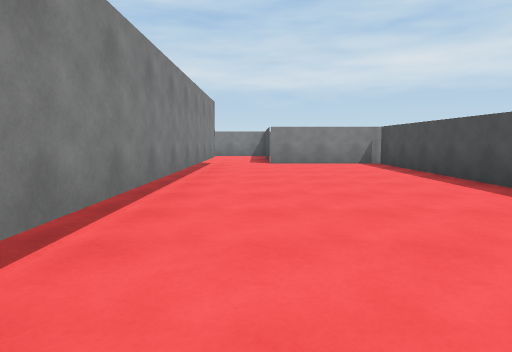
view 1 (above)

19 first-person views from a walk through a Unity game level. The camera is 1.3 m above the floor, tilts 6° down and sees 75° across. The floor is counted in squares, 2 m on a side. Each view is taken from the middle of a square. On the plan, view 1 faces up. The plan holds only what a view shows up to about 10 squares ahead; the rest is blank. The place goes on beyond the plan. The player is left out.

view 2
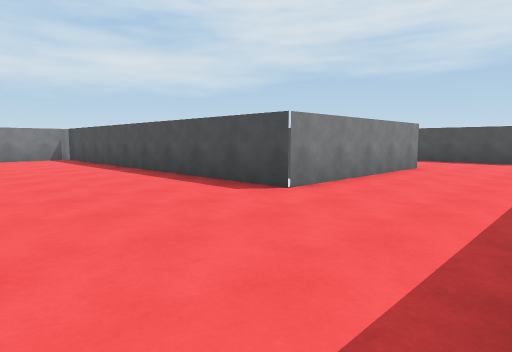

view 3
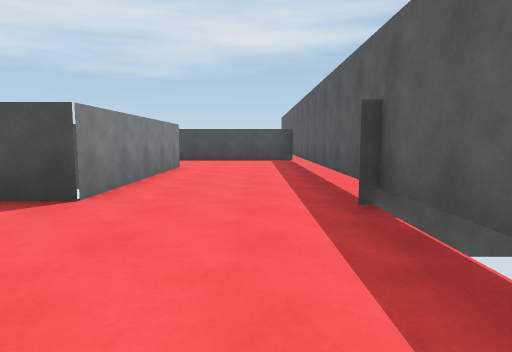

view 4
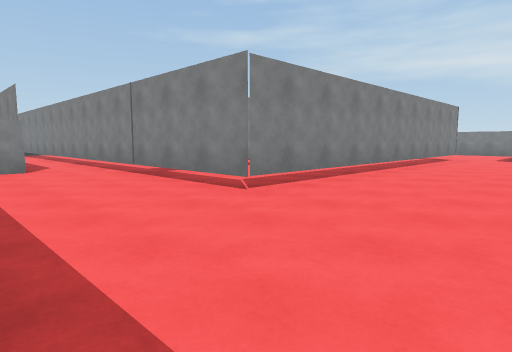

view 5
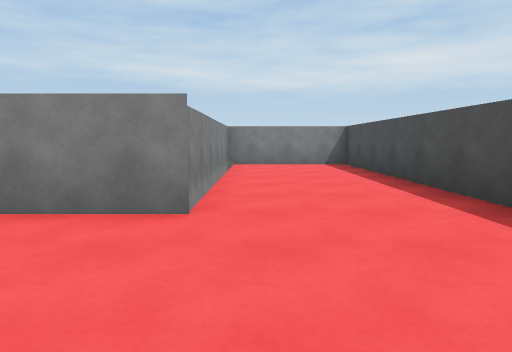

view 6
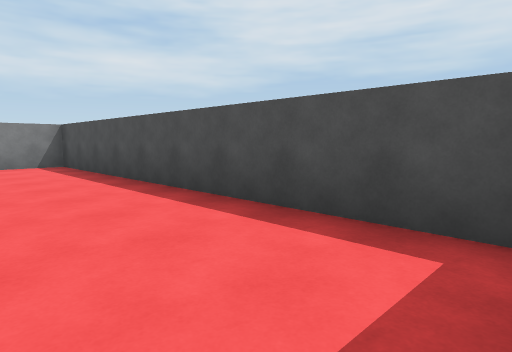

view 7
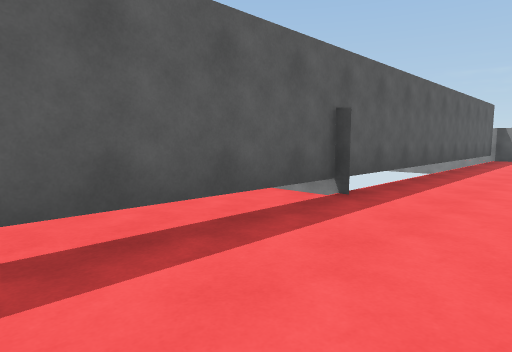

view 8
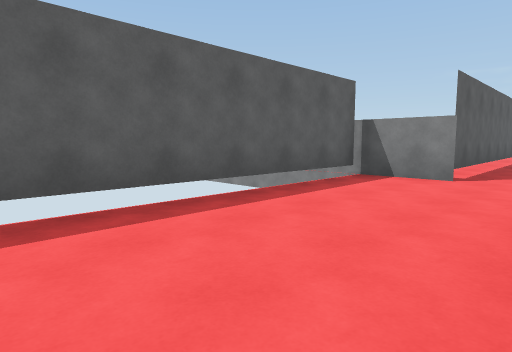

view 9
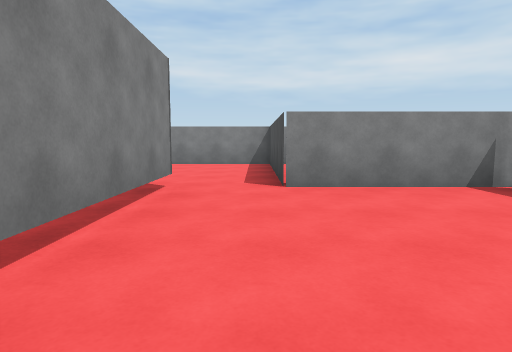

view 10
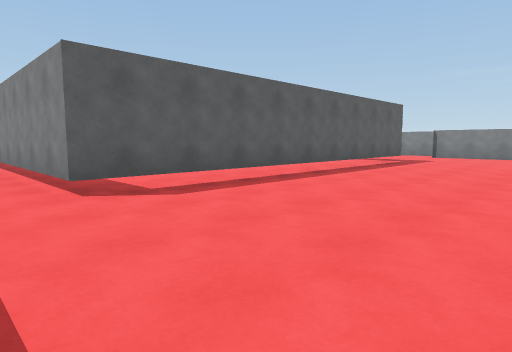

view 11
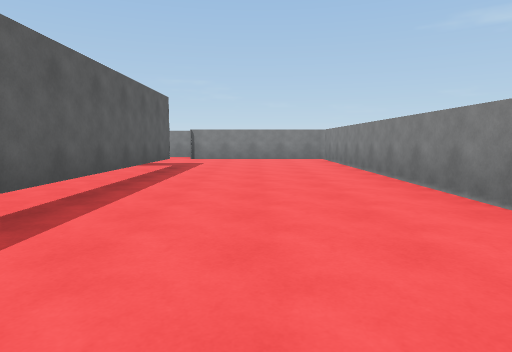

view 12
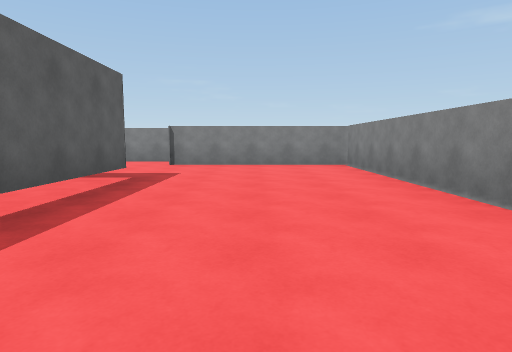

view 13
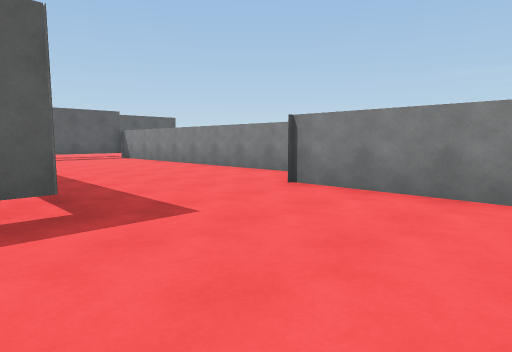

view 14
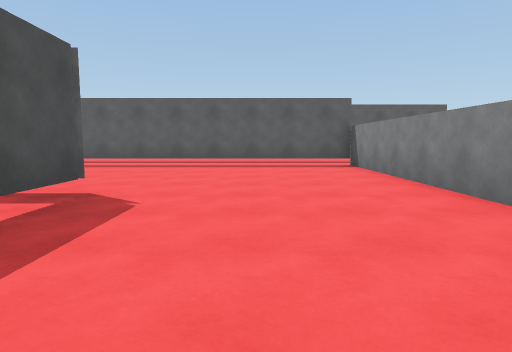

view 15
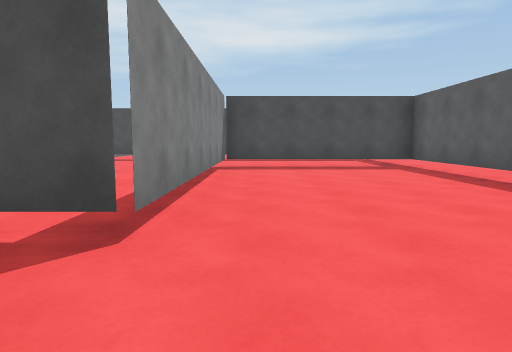

view 16
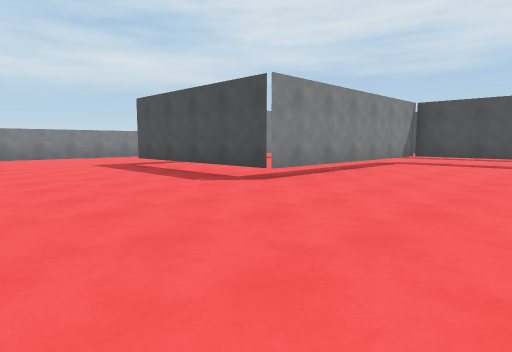

view 17
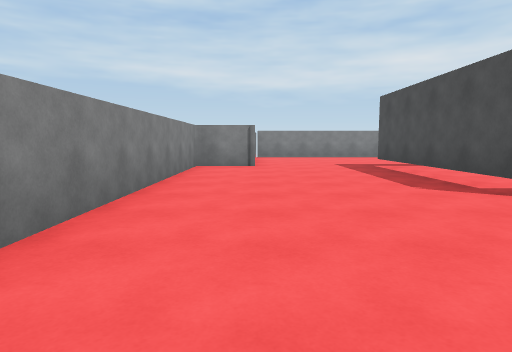

view 18
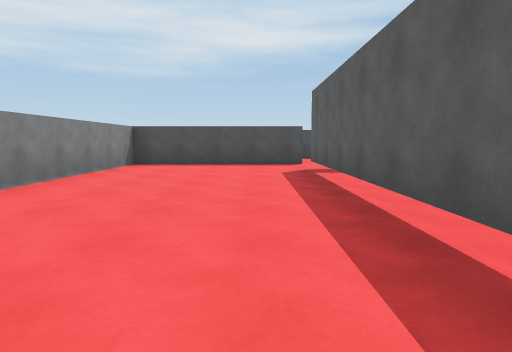

view 19
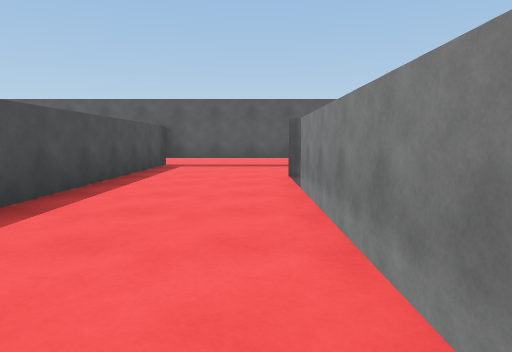

### Floor plan
Key: @ floor where view 1 was taken; # wall or solid block; . floor; T thing the floor can be seen under or through.
Columns run from 16 left of view 1 to 12 right of it. Each row starts with its distance up from view 1.
 15  #################
 14  #...............#
 13  #...............#
 12  #...............#
 11  #...............#
 10 ##...............####
  9 #.....#########.....#
  8 #.....#       #.....#
  7 #.....#       #.....#   #####
  6 #.....#       #.....#   #...#
  5 #.....####### #.....#   #...#
  4 #...........# #.....#   #...#
  3 #...........# #.....#   #...#
  2 #...........# #.....#   #...#
  1 #...........T #.....#   #...#
  0 #######TTTTTTTT.@...#####...#
 -1  ...........................#
 -2     #######.................#
 -3           #.................#
 -4           ###################

Where each view was taken, in squares from view 1:
view 1: 0 up, 0 right, facing up
view 2: 3 down, 0 right, facing up-right
view 3: 2 down, 0 right, facing right
view 4: 3 down, 2 right, facing up-left
view 5: 3 down, 9 right, facing up
view 6: 3 down, 9 right, facing up-right
view 7: 1 down, 7 right, facing down-left
view 8: 0 up, 0 right, facing down-left
view 9: 5 up, 0 right, facing up
view 10: 14 up, 0 right, facing down-left
view 11: 12 up, 2 left, facing left
view 12: 12 up, 5 left, facing left
view 13: 13 up, 10 left, facing down-left
view 14: 9 up, 13 left, facing down
view 15: 4 up, 13 left, facing right
view 16: 1 up, 15 left, facing up-right
view 17: 1 up, 14 left, facing up
view 18: 11 up, 9 left, facing right
view 19: 6 up, 9 right, facing down
